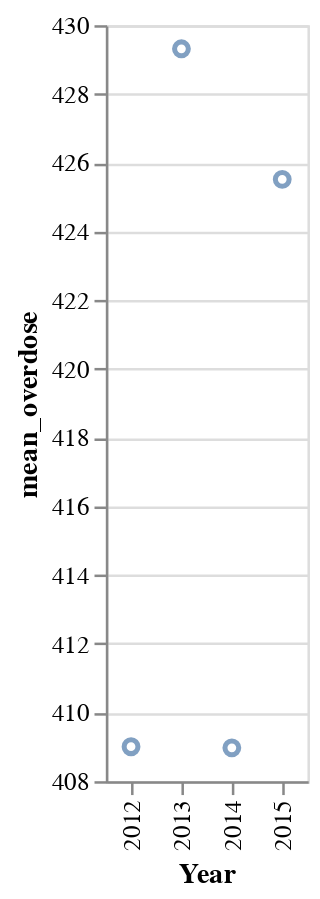

The notebook cell saved with this chart:
### Code cell
source_data = wa_deaths_after

plot_wa_after = alt.Chart(source_data).mark_point().encode(
    y=alt.Y("mean_overdose:Q", scale=alt.Scale(zero=False)),
    x=alt.X("Year:O", scale=alt.Scale(zero=False))
).transform_aggregate(
    mean_overdose='mean(overdose_per_100k)',
    groupby=["Year"]
)

plot_wa_after

### Figure 1 — Vega-Lite specification as saved in the notebook (floating-point values rounded to 4 significant figures; data arrays with more than 128 entries replaced by an {"elided": "..."} marker saying what was removed)
{"config": {"view": {"continuousWidth": 400, "continuousHeight": 300}}, "data": {"name": "data-8127b0d43fb2a986bf573c10814f8e03"}, "mark": "point", "encoding": {"x": {"field": "Year", "scale": {"zero": false}, "type": "ordinal"}, "y": {"field": "mean_overdose", "scale": {"zero": false}, "type": "quantitative"}}, "transform": [{"aggregate": [{"op": "mean", "field": "overdose_per_100k", "as": "mean_overdose"}], "groupby": ["Year"]}], "$schema": "https://vega.github.io/schema/vega-lite/v4.17.0.json", "datasets": {"data-8127b0d43fb2a986bf573c10814f8e03": {"elided": "335 records"}}}
